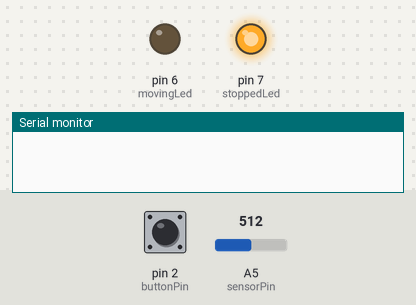
The sketch below on a simulated Arduino Uno, built with avr-gcc and run on an emulated ATmega328P. Parts: output pins drawn as LEDs (lit = HIGH), the last lines printed to the serial monitor. The inputs (shaded band) are chosen by the test bench; at power-on: pin 2 (buttonPin) LOW, A5 (sensorPin) = 512.

Above: at 1.2 s.
1.3 s: pin 2 (buttonPin) pulled HIGH for 0.15 s
At 2.2 s:
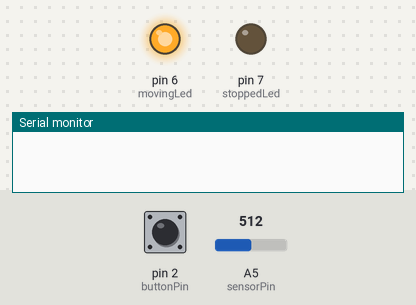
2.9 s: pin 2 (buttonPin) pulled HIGH for 1 s
At 4.1 s:
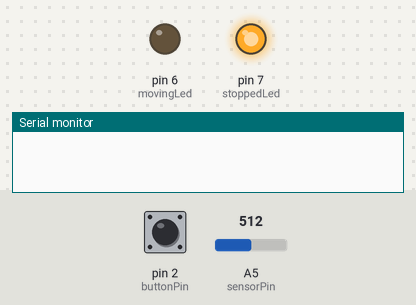
5.4 s: A5 (sensorPin) set to 263
6.9 s: A5 (sensorPin) set to 237
9.9 s: pin 2 (buttonPin) pulled HIGH for 3.2 s
At 11.3 s:
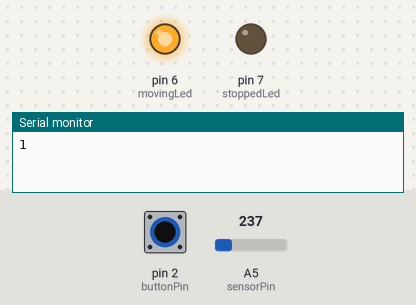
Timing chart, 0 to 12.9 s (numbered marks = the images above; inputs shaded):
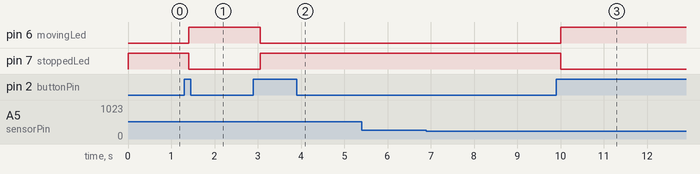

Measured:
- after the input at 1.3 s, pin 6 (movingLed): LOW → HIGH after 0.10 s; pin 7 (stoppedLed): HIGH → LOW after 0.10 s
- after the input at 2.9 s, pin 6 (movingLed): HIGH → LOW after 0.15 s; pin 7 (stoppedLed): LOW → HIGH after 0.15 s
- after the input at 5.4 s, every drawn part: stays the same
- after the input at 9.9 s, pin 6 (movingLed): LOW → HIGH after 0.11 s; pin 7 (stoppedLed): HIGH → LOW after 0.11 s

The sketch:

Example_Code_Photoresistor.ino
```cpp
//KY018 Photo resistor module

int sensorPin = A5; // select the input pin for the potentiometer
int movingLed = 6; // select the pin for the LED
int stoppedLed = 7;
int buttonPin = 2; // select pin for button
int sensorValue = 0; // variable to store the value coming from the sensor
int rw = 0; //indicates whether or not to read or write - 0 = read, 1 = write
int button_previous = LOW;
int mode = 0; // 0 is stopped, 1 is moving bus
int checked = 0; //starts not checked
int buttonLock = 0; //for debouncing
int printed = 1;
void setup() {
  pinMode(movingLed, OUTPUT);
  pinMode(stoppedLed, OUTPUT);
  pinMode(buttonPin, INPUT);
  Serial.begin(9600);
}
void loop() {
  if(mode == 1){ //bus in motion
    digitalWrite(movingLed, HIGH);
    digitalWrite(stoppedLed, LOW);
   //do nothing if bus is in motion
  }else if(mode == 0){ //bus stopped
    digitalWrite(movingLed, LOW);
    digitalWrite(stoppedLed, HIGH);
    if(!checked){ //wait four seconds then check seat
      sensorValue = analogRead(sensorPin);
      //Serial.println(sensorValue);
      if(sensorValue < 250){
        checked = 1;
      }
    }else{
      if(!printed){
      delay(2000);
      Serial.println("1");
      printed = 1;
      }else{

      }
      //do nothing check complete
    }
  }

  int var = digitalRead(buttonPin);
  if(var && !buttonLock){ // switch modes
      if(mode == 0){
        printed = 0;
        checked = 0;
        mode = 1;
      }else{
        mode = 0;
      }
      buttonLock = 1;
    }

    if(!var && buttonLock){
      delay(50);
      buttonLock = 0;
    }
    delay(100);
}
```
